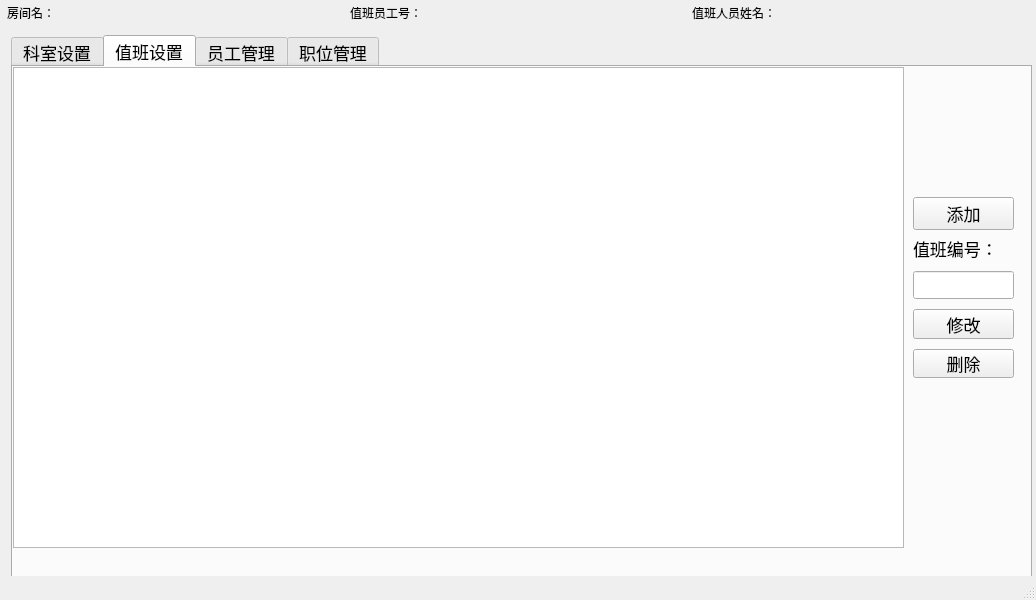
<?xml version="1.0" encoding="UTF-8"?>
<ui version="4.0">
 <class>manageWindow</class>
 <widget class="QMainWindow" name="manageWindow">
  <property name="geometry">
   <rect>
    <x>0</x>
    <y>0</y>
    <width>1036</width>
    <height>600</height>
   </rect>
  </property>
  <property name="windowTitle">
   <string>医院管理</string>
  </property>
  <widget class="QWidget" name="centralwidget">
   <layout class="QHBoxLayout" name="horizontalLayout_3">
    <property name="spacing">
     <number>2</number>
    </property>
    <property name="leftMargin">
     <number>2</number>
    </property>
    <property name="topMargin">
     <number>2</number>
    </property>
    <property name="rightMargin">
     <number>2</number>
    </property>
    <property name="bottomMargin">
     <number>2</number>
    </property>
    <item>
     <layout class="QGridLayout" name="gridLayout">
      <item row="0" column="0">
       <widget class="QFrame" name="frame">
        <property name="frameShape">
         <enum>QFrame::NoFrame</enum>
        </property>
        <property name="frameShadow">
         <enum>QFrame::Raised</enum>
        </property>
        <property name="lineWidth">
         <number>0</number>
        </property>
        <layout class="QHBoxLayout" name="horizontalLayout_2">
         <property name="leftMargin">
          <number>5</number>
         </property>
         <property name="topMargin">
          <number>2</number>
         </property>
         <property name="rightMargin">
          <number>5</number>
         </property>
         <property name="bottomMargin">
          <number>2</number>
         </property>
         <item>
          <layout class="QHBoxLayout" name="horizontalLayout">
           <property name="spacing">
            <number>6</number>
           </property>
           <item>
            <widget class="QLabel" name="label_2">
             <property name="text">
              <string>房间名：</string>
             </property>
            </widget>
           </item>
           <item>
            <widget class="QLabel" name="RoomNameLabel">
             <property name="text">
              <string/>
             </property>
            </widget>
           </item>
           <item>
            <widget class="QLabel" name="label_6">
             <property name="text">
              <string>值班员工号：</string>
             </property>
            </widget>
           </item>
           <item>
            <widget class="QLabel" name="StaffIdLabel">
             <property name="text">
              <string/>
             </property>
            </widget>
           </item>
           <item>
            <widget class="QLabel" name="label_8">
             <property name="text">
              <string>值班人员姓名：</string>
             </property>
            </widget>
           </item>
           <item>
            <widget class="QLabel" name="StaffNameLabel">
             <property name="text">
              <string/>
             </property>
            </widget>
           </item>
          </layout>
         </item>
        </layout>
       </widget>
      </item>
      <item row="1" column="0">
       <widget class="QStackedWidget" name="stackedWidget">
        <property name="currentIndex">
         <number>1</number>
        </property>
        <widget class="QWidget" name="pag_Setting">
         <widget class="QTabWidget" name="tabWidget_2">
          <property name="geometry">
           <rect>
            <x>0</x>
            <y>10</y>
            <width>1031</width>
            <height>521</height>
           </rect>
          </property>
          <property name="currentIndex">
           <number>0</number>
          </property>
          <widget class="QWidget" name="tab_3">
           <attribute name="title">
            <string>Tab 1</string>
           </attribute>
          </widget>
          <widget class="QWidget" name="tab_4">
           <attribute name="title">
            <string>Tab 2</string>
           </attribute>
          </widget>
         </widget>
        </widget>
        <widget class="QWidget" name="pag_Statistics">
         <widget class="QTabWidget" name="tabWidget">
          <property name="geometry">
           <rect>
            <x>9</x>
            <y>9</y>
            <width>1021</width>
            <height>560</height>
           </rect>
          </property>
          <property name="font">
           <font>
            <pointsize>13</pointsize>
           </font>
          </property>
          <property name="currentIndex">
           <number>1</number>
          </property>
          <widget class="QWidget" name="tab_dpm">
           <attribute name="title">
            <string>科室设置</string>
           </attribute>
           <widget class="QTreeView" name="trv_department">
            <property name="geometry">
             <rect>
              <x>0</x>
              <y>0</y>
              <width>551</width>
              <height>491</height>
             </rect>
            </property>
           </widget>
           <widget class="QStackedWidget" name="stackedWidget_2">
            <property name="geometry">
             <rect>
              <x>560</x>
              <y>10</y>
              <width>461</width>
              <height>471</height>
             </rect>
            </property>
            <property name="currentIndex">
             <number>0</number>
            </property>
            <widget class="QWidget" name="page">
             <widget class="QWidget" name="layoutWidget">
              <property name="geometry">
               <rect>
                <x>90</x>
                <y>20</y>
                <width>211</width>
                <height>251</height>
               </rect>
              </property>
              <layout class="QVBoxLayout" name="verticalLayout">
               <item>
                <widget class="QLabel" name="lab_dpmID">
                 <property name="font">
                  <font>
                   <pointsize>14</pointsize>
                  </font>
                 </property>
                 <property name="text">
                  <string>科室号</string>
                 </property>
                </widget>
               </item>
               <item>
                <widget class="QLineEdit" name="edt_dpmID">
                 <property name="enabled">
                  <bool>false</bool>
                 </property>
                 <property name="font">
                  <font>
                   <pointsize>14</pointsize>
                  </font>
                 </property>
                </widget>
               </item>
               <item>
                <widget class="QLabel" name="lab_dpmName">
                 <property name="font">
                  <font>
                   <pointsize>14</pointsize>
                  </font>
                 </property>
                 <property name="text">
                  <string>科室名</string>
                 </property>
                </widget>
               </item>
               <item>
                <widget class="QLineEdit" name="edt_dpmName">
                 <property name="font">
                  <font>
                   <pointsize>14</pointsize>
                  </font>
                 </property>
                </widget>
               </item>
               <item>
                <widget class="QLabel" name="lab_dpmInfo">
                 <property name="font">
                  <font>
                   <pointsize>14</pointsize>
                  </font>
                 </property>
                 <property name="text">
                  <string>描述</string>
                 </property>
                </widget>
               </item>
               <item>
                <widget class="QLineEdit" name="edt_dpmInfo">
                 <property name="font">
                  <font>
                   <pointsize>14</pointsize>
                  </font>
                 </property>
                </widget>
               </item>
              </layout>
             </widget>
             <widget class="QWidget" name="layoutWidget">
              <property name="geometry">
               <rect>
                <x>120</x>
                <y>310</y>
                <width>171</width>
                <height>144</height>
               </rect>
              </property>
              <layout class="QGridLayout" name="gridLayout_2">
               <item row="0" column="0">
                <widget class="QPushButton" name="btn_addDpm">
                 <property name="text">
                  <string>添加</string>
                 </property>
                </widget>
               </item>
               <item row="1" column="0">
                <widget class="QPushButton" name="btn_updateDpm">
                 <property name="text">
                  <string>修改</string>
                 </property>
                </widget>
               </item>
               <item row="2" column="0">
                <widget class="QPushButton" name="btn_delDpm">
                 <property name="text">
                  <string>删除</string>
                 </property>
                </widget>
               </item>
               <item row="3" column="0">
                <widget class="QPushButton" name="btn_addDtl">
                 <property name="text">
                  <string>添加详情</string>
                 </property>
                </widget>
               </item>
              </layout>
             </widget>
            </widget>
            <widget class="QWidget" name="page_2">
             <widget class="QPushButton" name="btn_addDpm_2">
              <property name="geometry">
               <rect>
                <x>120</x>
                <y>316</y>
                <width>169</width>
                <height>31</height>
               </rect>
              </property>
              <property name="text">
               <string>添加</string>
              </property>
             </widget>
             <widget class="QPushButton" name="btn_delDpm_2">
              <property name="geometry">
               <rect>
                <x>120</x>
                <y>390</y>
                <width>169</width>
                <height>31</height>
               </rect>
              </property>
              <property name="text">
               <string>删除</string>
              </property>
             </widget>
             <widget class="QPushButton" name="btn_updateDpm_2">
              <property name="geometry">
               <rect>
                <x>120</x>
                <y>353</y>
                <width>169</width>
                <height>31</height>
               </rect>
              </property>
              <property name="text">
               <string>修改</string>
              </property>
             </widget>
             <widget class="QWidget" name="layoutWidget">
              <property name="geometry">
               <rect>
                <x>90</x>
                <y>4</y>
                <width>231</width>
                <height>276</height>
               </rect>
              </property>
              <layout class="QVBoxLayout" name="verticalLayout_2">
               <item>
                <widget class="QLabel" name="lab_dpmID_3">
                 <property name="font">
                  <font>
                   <pointsize>14</pointsize>
                  </font>
                 </property>
                 <property name="text">
                  <string>科室号</string>
                 </property>
                </widget>
               </item>
               <item>
                <widget class="QLineEdit" name="edt_dpmID_3">
                 <property name="font">
                  <font>
                   <pointsize>14</pointsize>
                  </font>
                 </property>
                </widget>
               </item>
               <item>
                <widget class="QLabel" name="lab_dpmID_2">
                 <property name="font">
                  <font>
                   <pointsize>14</pointsize>
                  </font>
                 </property>
                 <property name="text">
                  <string>房间号</string>
                 </property>
                </widget>
               </item>
               <item>
                <widget class="QLineEdit" name="edt_dpmID_2">
                 <property name="enabled">
                  <bool>false</bool>
                 </property>
                 <property name="font">
                  <font>
                   <pointsize>14</pointsize>
                  </font>
                 </property>
                </widget>
               </item>
               <item>
                <widget class="QLabel" name="lab_dpmName_2">
                 <property name="font">
                  <font>
                   <pointsize>14</pointsize>
                  </font>
                 </property>
                 <property name="text">
                  <string>房间名</string>
                 </property>
                </widget>
               </item>
               <item>
                <widget class="QLineEdit" name="edt_dpmName_2">
                 <property name="font">
                  <font>
                   <pointsize>14</pointsize>
                  </font>
                 </property>
                </widget>
               </item>
               <item>
                <widget class="QLabel" name="lab_dpmInfo_2">
                 <property name="font">
                  <font>
                   <pointsize>14</pointsize>
                  </font>
                 </property>
                 <property name="text">
                  <string>房间位置</string>
                 </property>
                </widget>
               </item>
               <item>
                <widget class="QLineEdit" name="edt_dpmInfo_2">
                 <property name="font">
                  <font>
                   <pointsize>14</pointsize>
                  </font>
                 </property>
                </widget>
               </item>
              </layout>
             </widget>
            </widget>
           </widget>
          </widget>
          <widget class="QWidget" name="tab_duty">
           <attribute name="title">
            <string>值班设置</string>
           </attribute>
           <widget class="QTreeView" name="trv_duty">
            <property name="geometry">
             <rect>
              <x>0</x>
              <y>0</y>
              <width>891</width>
              <height>481</height>
             </rect>
            </property>
           </widget>
           <widget class="QWidget" name="">
            <property name="geometry">
             <rect>
              <x>900</x>
              <y>130</y>
              <width>101</width>
              <height>181</height>
             </rect>
            </property>
            <layout class="QVBoxLayout" name="verticalLayout_7">
             <item>
              <widget class="QPushButton" name="btn_addDuty">
               <property name="text">
                <string>添加</string>
               </property>
              </widget>
             </item>
             <item>
              <layout class="QVBoxLayout" name="verticalLayout_6">
               <property name="spacing">
                <number>10</number>
               </property>
               <item>
                <widget class="QLabel" name="label_14">
                 <property name="text">
                  <string>值班编号：</string>
                 </property>
                </widget>
               </item>
               <item>
                <widget class="QLineEdit" name="edt_dutyID"/>
               </item>
               <item>
                <widget class="QPushButton" name="btn_updateDuty">
                 <property name="text">
                  <string>修改</string>
                 </property>
                </widget>
               </item>
               <item>
                <widget class="QPushButton" name="btn_delDuty">
                 <property name="text">
                  <string>删除</string>
                 </property>
                </widget>
               </item>
              </layout>
             </item>
            </layout>
           </widget>
          </widget>
          <widget class="QWidget" name="tab_staff">
           <attribute name="title">
            <string>员工管理</string>
           </attribute>
           <widget class="QTableView" name="tbv_staff">
            <property name="geometry">
             <rect>
              <x>0</x>
              <y>0</y>
              <width>681</width>
              <height>481</height>
             </rect>
            </property>
           </widget>
           <widget class="QWidget" name="layoutWidget">
            <property name="geometry">
             <rect>
              <x>710</x>
              <y>20</y>
              <width>281</width>
              <height>291</height>
             </rect>
            </property>
            <layout class="QGridLayout" name="gridLayout_3">
             <item row="5" column="1" colspan="2">
              <widget class="QComboBox" name="comb_staffPosition">
               <property name="editable">
                <bool>false</bool>
               </property>
              </widget>
             </item>
             <item row="6" column="0">
              <widget class="QLabel" name="label_11">
               <property name="text">
                <string>科室：</string>
               </property>
              </widget>
             </item>
             <item row="3" column="0">
              <widget class="QLabel" name="label_7">
               <property name="text">
                <string>性别：</string>
               </property>
              </widget>
             </item>
             <item row="7" column="0">
              <widget class="QLabel" name="label_12">
               <property name="text">
                <string>密码：</string>
               </property>
              </widget>
             </item>
             <item row="1" column="1" colspan="2">
              <widget class="QLineEdit" name="edt_staffName"/>
             </item>
             <item row="7" column="1" colspan="2">
              <widget class="QLineEdit" name="edt_staffPassword"/>
             </item>
             <item row="1" column="0">
              <widget class="QLabel" name="label_5">
               <property name="text">
                <string>姓名：</string>
               </property>
              </widget>
             </item>
             <item row="5" column="0">
              <widget class="QLabel" name="label_10">
               <property name="text">
                <string>职位：</string>
               </property>
              </widget>
             </item>
             <item row="4" column="0">
              <widget class="QLabel" name="label_9">
               <property name="text">
                <string>年龄：</string>
               </property>
              </widget>
             </item>
             <item row="6" column="1" colspan="2">
              <widget class="QComboBox" name="comb_staffDepartment"/>
             </item>
             <item row="3" column="1" colspan="2">
              <widget class="QComboBox" name="comb_staffSex">
               <property name="currentIndex">
                <number>1</number>
               </property>
               <item>
                <property name="text">
                 <string>女</string>
                </property>
               </item>
               <item>
                <property name="text">
                 <string>男</string>
                </property>
               </item>
              </widget>
             </item>
             <item row="4" column="1" colspan="2">
              <widget class="QSpinBox" name="spb_staffAge">
               <property name="maximum">
                <number>130</number>
               </property>
              </widget>
             </item>
             <item row="0" column="0">
              <widget class="QLabel" name="label_13">
               <property name="text">
                <string>员工编号</string>
               </property>
              </widget>
             </item>
             <item row="0" column="1">
              <widget class="QLineEdit" name="edt_staffID">
               <property name="enabled">
                <bool>false</bool>
               </property>
              </widget>
             </item>
            </layout>
           </widget>
           <widget class="QWidget" name="layoutWidget">
            <property name="geometry">
             <rect>
              <x>780</x>
              <y>340</y>
              <width>141</width>
              <height>107</height>
             </rect>
            </property>
            <layout class="QVBoxLayout" name="verticalLayout_5">
             <item>
              <widget class="QPushButton" name="btn_addStaff">
               <property name="text">
                <string>添加</string>
               </property>
              </widget>
             </item>
             <item>
              <widget class="QPushButton" name="btn_updateStaff">
               <property name="text">
                <string>修改</string>
               </property>
              </widget>
             </item>
             <item>
              <widget class="QPushButton" name="btn_delStaff">
               <property name="text">
                <string>删除</string>
               </property>
              </widget>
             </item>
            </layout>
           </widget>
          </widget>
          <widget class="QWidget" name="tab_position">
           <attribute name="title">
            <string>职位管理</string>
           </attribute>
           <widget class="QTableView" name="tbv_position">
            <property name="geometry">
             <rect>
              <x>0</x>
              <y>0</y>
              <width>531</width>
              <height>481</height>
             </rect>
            </property>
           </widget>
           <widget class="QWidget" name="layoutWidget">
            <property name="geometry">
             <rect>
              <x>680</x>
              <y>290</y>
              <width>171</width>
              <height>141</height>
             </rect>
            </property>
            <layout class="QVBoxLayout" name="verticalLayout_3">
             <item>
              <widget class="QPushButton" name="btn_addPosition">
               <property name="text">
                <string>添加</string>
               </property>
              </widget>
             </item>
             <item>
              <widget class="QPushButton" name="btn_updatePosition">
               <property name="text">
                <string>修改</string>
               </property>
              </widget>
             </item>
             <item>
              <widget class="QPushButton" name="btn_delPosition">
               <property name="text">
                <string>删除</string>
               </property>
              </widget>
             </item>
            </layout>
           </widget>
           <widget class="QWidget" name="layoutWidget">
            <property name="geometry">
             <rect>
              <x>640</x>
              <y>30</y>
              <width>241</width>
              <height>231</height>
             </rect>
            </property>
            <layout class="QVBoxLayout" name="verticalLayout_4">
             <item>
              <widget class="QLabel" name="label">
               <property name="text">
                <string>职位号</string>
               </property>
              </widget>
             </item>
             <item>
              <widget class="QLineEdit" name="edt_positionID">
               <property name="enabled">
                <bool>false</bool>
               </property>
              </widget>
             </item>
             <item>
              <widget class="QLabel" name="label_3">
               <property name="text">
                <string>职位名称</string>
               </property>
              </widget>
             </item>
             <item>
              <widget class="QLineEdit" name="edt_positionName"/>
             </item>
             <item>
              <widget class="QLabel" name="label_4">
               <property name="text">
                <string>登陆限制</string>
               </property>
              </widget>
             </item>
             <item>
              <widget class="QComboBox" name="comb_positionLimit">
               <property name="currentIndex">
                <number>1</number>
               </property>
               <item>
                <property name="text">
                 <string>0</string>
                </property>
               </item>
               <item>
                <property name="text">
                 <string>1</string>
                </property>
               </item>
               <item>
                <property name="text">
                 <string>2</string>
                </property>
               </item>
               <item>
                <property name="text">
                 <string>3</string>
                </property>
               </item>
              </widget>
             </item>
            </layout>
           </widget>
          </widget>
         </widget>
        </widget>
       </widget>
      </item>
     </layout>
    </item>
   </layout>
  </widget>
  <widget class="QMenuBar" name="menubar">
   <property name="geometry">
    <rect>
     <x>0</x>
     <y>0</y>
     <width>1036</width>
     <height>20</height>
    </rect>
   </property>
  </widget>
  <widget class="QStatusBar" name="statusbar"/>
 </widget>
 <resources/>
 <connections/>
</ui>
